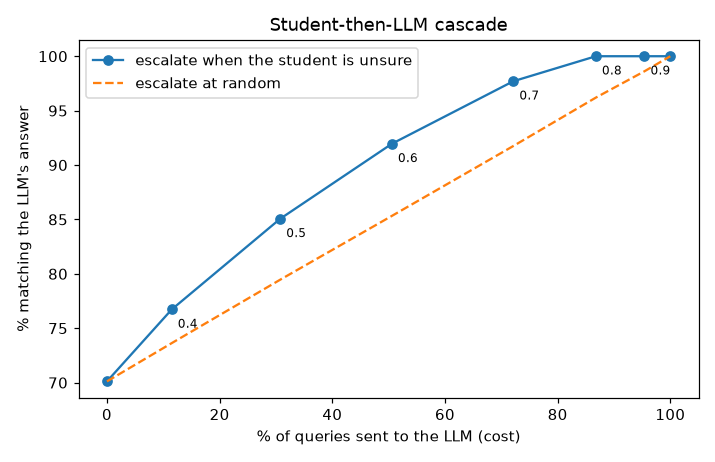

Write Python code to recreate this figure.
"""
A model cascade: answer with the small local model when it is confident, call the LLM when it is not.

The distillation notebook trains a 50,000-parameter student that copies an LLM's intent labels and
runs about 40 times faster, but agrees with the LLM on only about 72% of unseen queries. A cascade
uses both: the student answers every query first, and only queries where its top probability is
below a threshold are sent to the LLM. The threshold sets the trade-off between cost and quality.

This script needs no API calls: the LLM's labels for all 116 queries are already saved in
01_model_distillation/teacher_labels.json, so "sending a query to the LLM" means using its saved label
(along with that call's recorded latency and tokens). The student's predictions come from
cross-validation, so every query is scored by a student that never trained on it.

How to run
----------
    pip install -r requirements.txt
    python 06_model_cascade/cascade.py
    python 06_model_cascade/cascade.py --thresholds 0.5 0.6 0.7 --plot cascade.png
"""

import argparse
import json
import os
import statistics
import sys
import time
import warnings
from pathlib import Path

os.environ.setdefault("HF_HUB_DISABLE_PROGRESS_BARS", "1")
os.environ.setdefault("TRANSFORMERS_VERBOSITY", "error")
os.environ.setdefault("HF_HUB_VERBOSITY", "error")
warnings.filterwarnings("ignore", message="IProgress not found")

import numpy as np  # noqa: E402
import torch  # noqa: E402
import torch.nn as nn  # noqa: E402
import torch.nn.functional as F  # noqa: E402

HERE = Path(__file__).resolve().parent
LABELS_FILE = HERE.parent / "01_model_distillation" / "teacher_labels.json"
INTENTS = ["navigational", "informational", "transactional", "comparison", "support"]
PRICE_PER_M = {"input": 0.35, "output": 0.75}  # USD per million tokens: EXAMPLE rates, check your provider

# The distillation notebook's settings.
SEED, T, FLOOR, EPOCHS, BATCH, LR = 42, 3.0, 0.01, 60, 16, 1e-3


def make_student():
    torch.manual_seed(SEED)
    return nn.Sequential(nn.Linear(384, 128), nn.ReLU(), nn.Linear(128, len(INTENTS)))


def distillation_loss(logits, teacher_probs):
    """KL divergence at temperature T, with the teacher's probabilities floored at 1% before softening."""
    soft = torch.softmax(torch.log(teacher_probs.clamp_min(FLOOR)) / T, dim=-1)
    return F.kl_div(F.log_softmax(logits / T, dim=-1), soft, reduction="batchmean") * T * T


def train(X, P, idx):
    model = make_student()
    optimizer = torch.optim.Adam(model.parameters(), lr=LR)
    order = torch.Generator().manual_seed(SEED)
    idx = torch.tensor(idx)
    for _ in range(EPOCHS):
        model.train()
        for batch in idx[torch.randperm(len(idx), generator=order)].split(BATCH):
            loss = distillation_loss(model(X[batch]), P[batch])
            optimizer.zero_grad()
            loss.backward()
            optimizer.step()
    return model.eval()


def out_of_fold_probs(X, P, folds=4, shuffles=3):
    """One array per shuffle: each query's probabilities from the student that did not train on it."""
    runs = []
    for shuffle in range(shuffles):
        probs = np.zeros((len(X), len(INTENTS)))
        parts = np.array_split(np.random.default_rng(shuffle).permutation(len(X)), folds)
        for k in range(folds):
            trained_on = np.concatenate([p for j, p in enumerate(parts) if j != k])
            model = train(X, P, trained_on)
            with torch.no_grad():
                probs[parts[k]] = torch.softmax(model(X[parts[k]]), dim=-1).numpy()
        runs.append(probs)
    return runs


def sweep(prob_runs, teacher_top, teacher_ms, teacher_cost, student_ms, thresholds, rng_seed=0):
    """Escalate the queries whose top student probability is below each threshold.

    Every number is computed for each cross-validation shuffle separately (one student per query, as
    in deployment) and then averaged over the shuffles.
    """
    rows = []
    for threshold in thresholds:
        per_run = []
        for probs in prob_runs:
            confidence, student_right = probs.max(axis=1), probs.argmax(axis=1) == teacher_top
            escalate = confidence < threshold
            kept = ~escalate
            rng = np.random.default_rng(rng_seed)  # the same number of escalations, chosen at random
            per_run.append({
                "sent_to_llm": escalate.mean(),
                "agreement": np.where(escalate, True, student_right).mean(),
                "agreement_if_random": np.mean([np.where(rng.permutation(escalate), True, student_right).mean()
                                                for _ in range(200)]),
                "student_right_when_kept": student_right[kept].mean() if kept.any() else None,
            })
        mean = {key: float(np.mean([run[key] for run in per_run])) for key in per_run[0]
                if key != "student_right_when_kept"}
        kept_rates = [run["student_right_when_kept"] for run in per_run if run["student_right_when_kept"] is not None]
        mean["student_right_when_kept"] = float(np.mean(kept_rates)) if kept_rates else None
        rows.append({"threshold": threshold, **mean,
                     "cost_per_1k": mean["sent_to_llm"] * 1000 * teacher_cost,
                     "mean_latency_ms": student_ms + mean["sent_to_llm"] * teacher_ms})
    return rows


def parse_args(argv=None):
    p = argparse.ArgumentParser(description="A student-then-LLM cascade, simulated with saved LLM labels.")
    p.add_argument("--thresholds", type=float, nargs="+",
                   default=[0.0, 0.4, 0.5, 0.6, 0.7, 0.8, 0.9, 1.01],
                   help="escalate when the student's top probability is below this (0 = never, above 1 = always)")
    p.add_argument("--save", help="write the results to this JSON file")
    p.add_argument("--plot", help="save a chart to this PNG file")
    return p.parse_args(argv)


def main(argv=None):
    if hasattr(sys.stdout, "reconfigure"):
        sys.stdout.reconfigure(encoding="utf-8")
    args = parse_args(argv)
    from sentence_transformers import SentenceTransformer

    rows = json.loads(LABELS_FILE.read_text(encoding="utf-8"))
    queries = [r["query"] for r in rows]
    P = torch.tensor([[r[i] for i in INTENTS] for r in rows], dtype=torch.float32)
    teacher_top = P.numpy().argmax(axis=1)
    teacher_ms = statistics.mean(r["latency_s"] for r in rows) * 1000
    teacher_cost = statistics.mean(r["prompt_tokens"] * PRICE_PER_M["input"] + r["completion_tokens"]
                                   * PRICE_PER_M["output"] for r in rows) / 1e6

    encoder = SentenceTransformer("sentence-transformers/all-MiniLM-L6-v2", device="cpu")
    X = torch.tensor(encoder.encode(queries), dtype=torch.float32)
    start = time.perf_counter()
    prob_runs = out_of_fold_probs(X, P)
    print(f"{len(queries)} queries; cross-validated student predictions from 12 trainings "
          f"({time.perf_counter() - start:.0f} s), averaged over 3 shuffles")

    student = train(X, P, np.arange(len(queries)))  # the deployed student, for timing only
    encoder.encode("warm-up")
    times = []
    for q in queries[:30]:
        t0 = time.perf_counter()
        with torch.no_grad():
            student(torch.tensor(encoder.encode([q]), dtype=torch.float32))
        times.append((time.perf_counter() - t0) * 1000)
    student_ms = statistics.median(times)
    print(f"Student: {student_ms:.1f} ms per query on this machine. LLM: {teacher_ms:.0f} ms on average per call "
          f"(recorded), ${teacher_cost * 1000:.3f} per 1,000 calls at example rates.\n")

    results = sweep(prob_runs, teacher_top, teacher_ms, teacher_cost, student_ms, args.thresholds)
    print(f"{'escalate below':>14s} {'sent to LLM':>12s} {'agreement':>10s} {'(random)':>9s} "
          f"{'student right when kept':>24s} {'$ per 1k':>9s} {'mean latency':>13s}")
    for r in results:
        label = "never" if r["threshold"] <= 0 else ("always" if r["threshold"] > 1 else f"{r['threshold']:.2f}")
        kept = "-" if r["student_right_when_kept"] is None else f"{r['student_right_when_kept']:.0%}"
        print(f"{label:>14s} {r['sent_to_llm']:12.0%} {r['agreement']:10.0%} {r['agreement_if_random']:9.0%} "
              f"{kept:>24s} {r['cost_per_1k']:9.3f} {r['mean_latency_ms']:10.0f} ms")
    print("\nagreement = the cascade's answer matches the LLM's; (random) = escalating the same number of queries at random.")

    if args.save:
        Path(args.save).write_text(json.dumps({"student_ms": student_ms, "teacher_ms": teacher_ms,
                                               "teacher_cost_per_query": teacher_cost, "rows": results},
                                              indent=1), encoding="utf-8")
        print(f"Saved the results to {args.save}")
    if args.plot:
        import matplotlib
        matplotlib.use("Agg")
        import matplotlib.pyplot as plt
        fig, ax = plt.subplots(figsize=(6.5, 4.2))
        xs = [r["sent_to_llm"] * 100 for r in results]
        ax.plot(xs, [r["agreement"] * 100 for r in results], marker="o", label="escalate when the student is unsure")
        ax.plot(xs, [r["agreement_if_random"] * 100 for r in results], linestyle="--", label="escalate at random")
        for r, x in zip(results, xs):
            if 0 < r["threshold"] <= 1:
                ax.annotate(f"{r['threshold']:.1f}", (x, r["agreement"] * 100), textcoords="offset points",
                            xytext=(4, -12), fontsize=8)
        ax.set_xlabel("% of queries sent to the LLM (cost)")
        ax.set_ylabel("% matching the LLM's answer")
        ax.set_title("Student-then-LLM cascade")
        ax.legend()
        fig.tight_layout()
        fig.savefig(args.plot, dpi=110)
        print(f"Saved the chart to {args.plot}")


if __name__ == "__main__":
    main()
